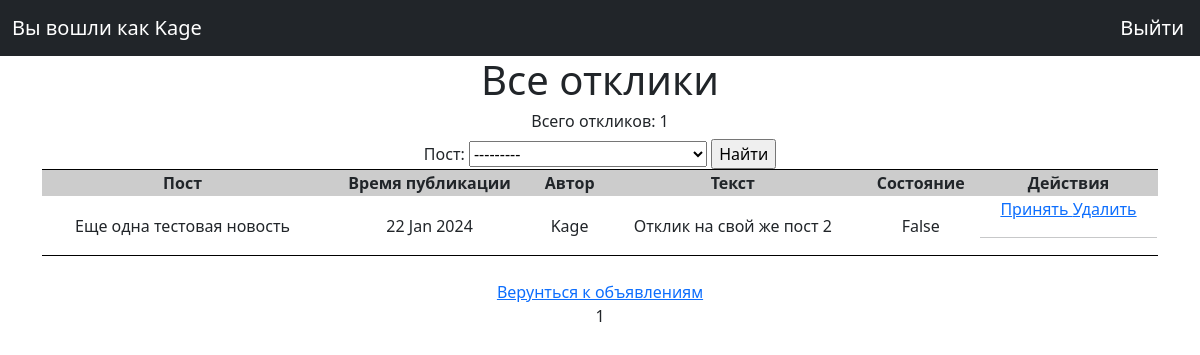
Page /posts/responses (signed in) on the committed database.
### PostBoard_main/models.py (models this page shows, shortened)
class Response(models.Model):
    time_in = models.DateTimeField(auto_now_add=True)
    text = models.TextField()
    res_user = models.ForeignKey(User, on_delete=models.CASCADE, related_name='reply_user', verbose_name='Автор')
    res_post = models.ForeignKey(Posts, on_delete=models.CASCADE, related_name='reply', verbose_name='Пост')
    status = models.BooleanField(default=False)

class Posts(models.Model):
    tanks = 'TK'
    healers = 'HL'
    damage_dealers = 'DD'
    merchants = 'MR'
    guild_masters = 'GM'
    quest_givers = 'QG'
    smiths = 'SM'
    leather_workers = 'LW'
    potion_masters = 'PM'
    enchanters = 'EH'
    TYPE = [
        (tanks, 'Танки'), (healers, 'Хилеры'), (damage_dealers, 'ДД'), (merchants, 'Торговцы'),
        (guild_masters, 'Гильдмастера'), (quest_givers, 'Квестгиверы'), (smiths, 'Кузнецы'),
        (leather_workers, 'Кожевники'), (potion_masters, 'Зельевары'), (enchanters, 'Мастера заклинаний')
    ]
    type_post = models.CharField(max_length=2, choices=TYPE, default='MR', verbose_name='Время публикации')
    time_in = models.DateTimeField(auto_now_add=True, verbose_name='Время публикации')
    headline = models.CharField(max_length=128, verbose_name='Заголовок')
    text = RichTextUploadingField(config_name='my-toolbar', verbose_name='Текст')
    category = models.ForeignKey(Category, on_delete=models.CASCADE, related_name='category', verbose_name='Категория')
    to_reg_user = models.ForeignKey(RegUsers, on_delete=models.CASCADE, verbose_name='Автор')
    def __str__(self):
        return self.headline

### PostBoard_main/views.py (the view)
# urls.py: path('responses', ResponseList.as_view(), name='responses'),
class ResponseList(LoginRequiredMixin, ListView):
    raise_exception = True
    model = Response
    ordering = '-time_in'
    template_name = 'responses.html'
    context_object_name = 'responses'
    paginate_by = 20
    def get_queryset(self):
        queryset = Response.objects.filter(res_post__to_reg_user__reg_user=self.request.user.id).order_by('-time_in')
        self.filterset = ResponseFilter(self.request.GET, queryset, request=self.request.user.id)
        return self.filterset.qs
    def get_context_data(self, **kwargs):
        context = super().get_context_data(**kwargs)
        context['filterset'] = self.filterset
        return context

### templates/responses.html (shortened to what this page needs)
<!DOCTYPE html>
{% extends 'flatpages/default.html' %}
{% block content %}
    <h1>Все отклики</h1>
    <h6>Всего откликов: {{ responses|length }}</h6>
    <form action="" method="get">
        {{ filterset.form }}
        <input type="submit" value="Найти" />
    </form>
    {% if responses %}
        <table border="4" bordercolor="#000000" callspacing="0" callpadding="10" frame=Hsides rules=Cols width="100%" align="center">
            <tr class="header">
                <th>Пост</th>
                <th>Время публикации</th>
                <th>Автор</th>
                <th>Текст</th>
                <th>Состояние</th>
                <th>Действия</th>
            </tr>
            {% for resp in responses %}
                <tr>
                    <td>{{ resp.res_post }}</td>
                    <td>{{ resp.time_in|date:'d M Y'  }}</td>
                    <td>{{ resp.res_user }}</td>
                    <td>{{ resp.text }}</td>
                    <td>{{ resp.status }}</td>
                    <td>
                        {% if perms.PostBoard_main.change_response %}
                        {% if resp.status != True %}
                        <a href="{% url 'response_accept' pk=resp.id %}"> Принять </a>
                        {% endif %}
                        {% endif %}
                        {% if perms.PostBoard_main.delete_response %}
                        <a href="{% url 'response_delete' pk=resp.id %}?next={{ request.path }}"> Удалить </a>
                        {% endif %}
                        <hr>
                    </td>
                </tr>
            {% endfor %}
        </table>
    {% else %}
        <h2>Откликов пока нет :(</h2>
    {% endif %}
    <br>
    <a href="{% url 'posts' %}"> Верунться к объявлениям </a>
    <br>
    {{ page_obj.number }}
{% endblock content%}

### templates/flatpages/default.html (shortened to what this page needs)
<!DOCTYPE html>
{% load static %}
<html lang="en">
<head>
    <link href="{% static 'css/styles.css' %}" rel="stylesheet" />
</head>
<body>
    <nav class="navbar navbar-expand-lg navbar-dark bg-dark static-top">
            {% if request.user.is_authenticated %}
        <div class="container">
            <a class="navbar-brand" href="#">Вы вошли как {{ request.user }}</a>
        </div>
        <div>
            <a class="navbar-brand" href="{% url 'account_logout' %}">Выйти</a>
        </div>
            {% endif %}
    </nav>
    <div class="container">
        <div class="row">
            <div class="col-lg-12 text-center">
                {% block content %}{% endblock content %}
            </div>
        </div>
    </div>
</body>
</html>

### templates/flatpages/default.html (style rules this page uses)
.header { height:10px; background-color:#cccccc; padding:10px; text-align:center }

### rows in the picture
Response: res_post "Еще одна тестовая новость", time_in "22 Jan 2024", res_user "Kage", text "Отклик на свой же пост 2", status "False", shows "Принять"

### other values in the picture
{{ request.user }} "Kage"
{{ responses|length }} "1"
{{ page_obj.number }} "1"
